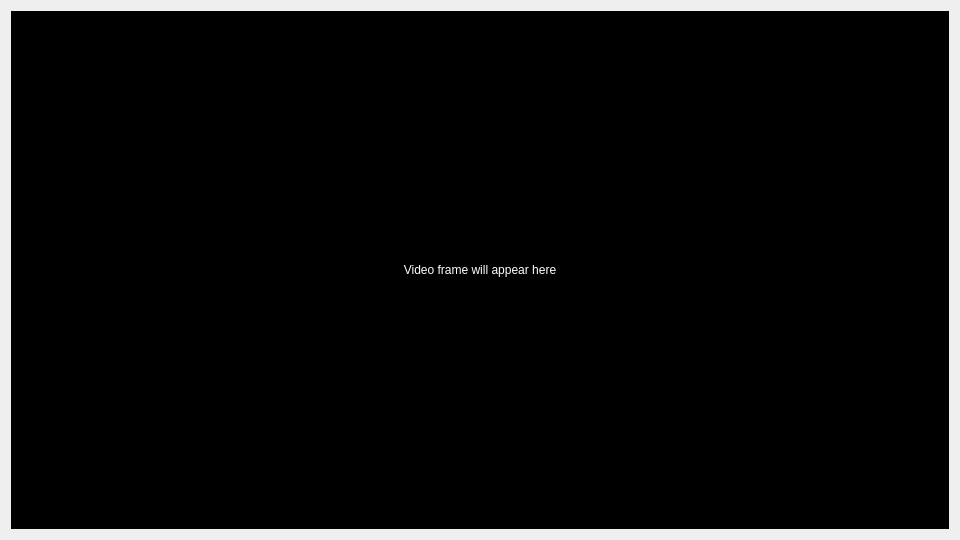
<?xml version="1.0" encoding="UTF-8"?>
<ui version="4.0">
 <class>FlightScreen</class>
 <widget class="QWidget" name="FlightScreen">
  <property name="geometry">
   <rect><x>0</x><y>0</y><width>960</width><height>540</height></rect>
  </property>
  <property name="windowTitle">
   <string>Video Stream</string>
  </property>
  <layout class="QVBoxLayout" name="verticalLayout">
   <item>
    <widget class="QLabel" name="labelVideoFrame">
     <property name="minimumSize">
      <size><width>640</width><height>360</height></size>
     </property>
     <property name="alignment">
      <set>Qt::AlignCenter</set>
     </property>
     <property name="text">
      <string>Video frame will appear here</string>
     </property>
     <property name="styleSheet">
      <string notr="true">background-color: black; color: white;</string>
     </property>
    </widget>
   </item>
  </layout>
 </widget>
 <resources/>
 <connections/>
</ui>
